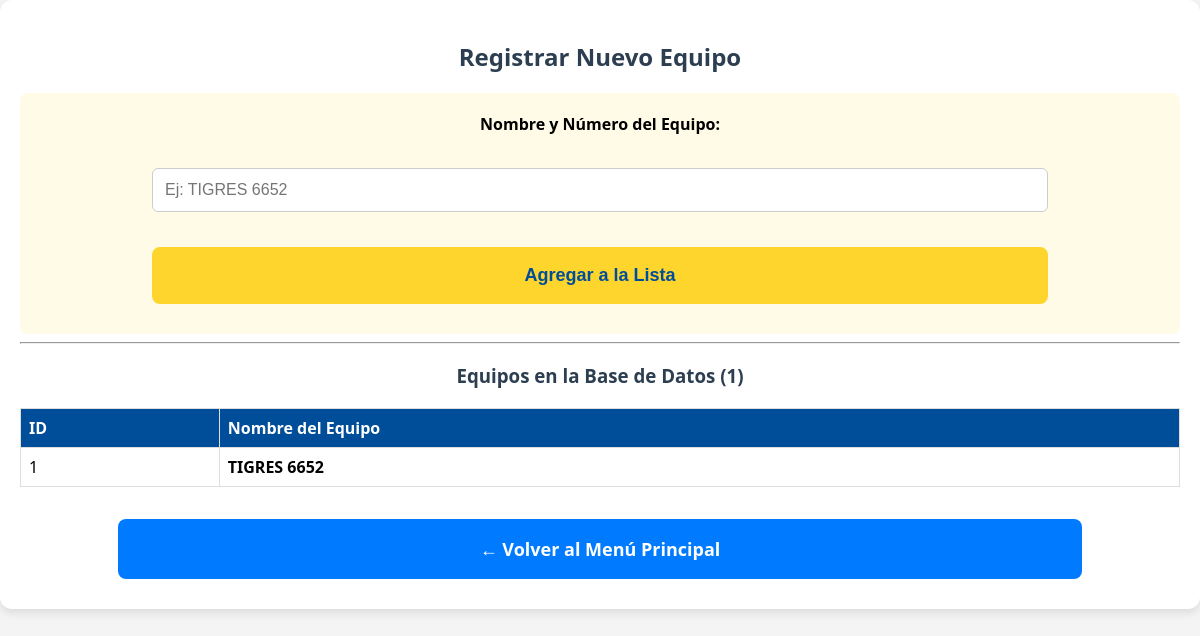
Page /add_team on the earlier database version.
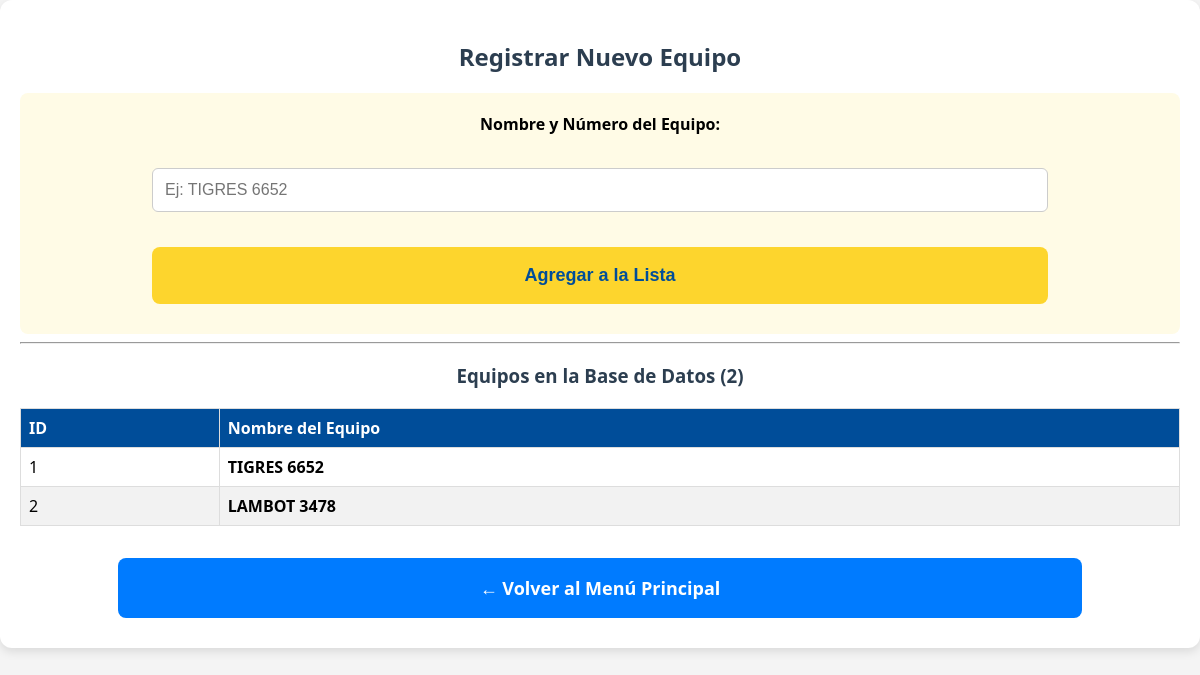
Same page on the later database version.
### app.py (models this page shows)
class Team(db.Model):
    id = db.Column(db.Integer, primary_key=True)
    name = db.Column(db.String(50), unique=True, nullable=False)

### app.py (the view, shortened to what this page needs)
@app.route('/add_team', methods=['GET', 'POST'])
def add_team():
    equipos_registrados = Team.query.all()
    return render_template('add_team.html', teams=equipos_registrados)

### templates/add_team.html (shortened to what this page needs)
<!DOCTYPE html>
<html lang="es">
<head>
    <link rel="stylesheet" href="{{ url_for('static', filename='style.css') }}">
</head>
<body>
    <div class="container">
        <h2>Registrar Nuevo Equipo</h2>
        <form action="/add_team" method="POST" style="background: #fffbe6; padding: 20px; border-radius: 8px;">
            <label>Nombre y Número del Equipo:</label>
            <input type="text" name="team_name" placeholder="Ej: TIGRES 6652" required>
            <button type="submit" class="btn btn-yellow">Agregar a la Lista</button>
        </form>
        <hr>
        <h3>Equipos en la Base de Datos ({{ teams|length }})</h3>
        {% if teams %}
            <table class="team-table">
                <thead>
                    <tr>
                        <th>ID</th>
                        <th>Nombre del Equipo</th>
                    </tr>
                </thead>
                <tbody>
                    {% for team in teams %}
                    <tr>
                        <td>{{ loop.index }}</td> <td><strong>{{ team.name }}</strong></td>
                    </tr>
                    {% endfor %}
                </tbody>
            </table>
        {% else %}
            <p style="text-align: center; color: gray;">Aún no hay equipos registrados.</p>
        {% endif %}
        <br>
        <div style="text-align: center;">
            <a href="/" class="btn btn-blue">← Volver al Menú Principal</a>
        </div>
    </div>
</body>
</html>

### static/style.css (style rules this page uses)
body { font-family: 'Segoe UI', Tahoma, Geneva, Verdana, sans-serif; background-color: #f4f4f4; margin: 0; text-align: center; }
h2 { color: #333; }
.btn { padding: 15px 30px; text-decoration: none; border-radius: 5px; font-weight: bold; margin: 10px; display: inline-block; border: none; cursor: pointer; }
.btn-yellow { background-color: #fdd52d; color: #004d99; }
.btn-blue { background-color: #004d99; color: white; }
.container { max-width: 900px; margin: 30px auto; background: white; padding: 20px; border-radius: 10px; box-shadow: 0 0 10px rgba(0,0,0,0.1); }
input, select { padding: 10px; margin: 5px; border: 1px solid #ccc; border-radius: 4px; }
h2, h3 { text-align: center; color: #2c3e50; }
.container { background: white; max-width: 100%; margin: 0 auto; border-radius: 12px; box-shadow: 0 4px 10px rgba(0,0,0,0.1); padding: 20px; box-sizing: border-box; }
.btn { display: block; width: 80%; padding: 18px; margin: 10px auto; font-size: 18px; font-weight: bold; border: none; border-radius: 8px; cursor: pointer; text-align: center; transition: background 0.2s; }
.btn-blue { background-color: #007bff; color: white; }
form { display: flex; flex-direction: column; gap: 15px; }
label { font-weight: bold; margin-bottom: 8px; font-size: 16px; }
input, select, textarea { width: 80%; padding: 12px; margin: 10px auto; font-size: 16px; border: 1px solid #ccc; border-radius: 6px; box-sizing: border-box; background: #fff; }

### templates/add_team.html (style rules this page uses)
.team-table { width: 100%; border-collapse: collapse; margin-top: 20px; }
.team-table th, .team-table td { border: 1px solid #ddd; padding: 8px; text-align: left; }
.team-table th { background-color: #004d99; color: white; }
.team-table tr:nth-child(even) { background-color: #f2f2f2; }

Differences in the rows shown:
added Team: name "LAMBOT 3478"
Other differences:
{{ teams|length }}: "1" → "2"
